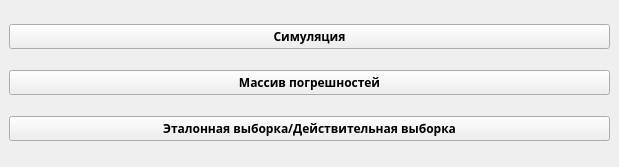
<?xml version="1.0" encoding="UTF-8"?>
<ui version="4.0">
 <class>MainWindow</class>
 <widget class="QMainWindow" name="MainWindow">
  <property name="geometry">
   <rect>
    <x>0</x>
    <y>0</y>
    <width>619</width>
    <height>167</height>
   </rect>
  </property>
  <property name="font">
   <font>
    <family>Segoe UI Semibold</family>
    <bold>true</bold>
   </font>
  </property>
  <property name="windowTitle">
   <string>Метрологический анализ</string>
  </property>
  <property name="windowIcon">
   <iconset theme="computer">
    <normaloff>.</normaloff>.</iconset>
  </property>
  <property name="tabShape">
   <enum>QTabWidget::Triangular</enum>
  </property>
  <widget class="QWidget" name="centralwidget">
   <layout class="QVBoxLayout" name="verticalLayout">
    <item>
     <widget class="QPushButton" name="pushButton">
      <property name="text">
       <string>Симуляция</string>
      </property>
     </widget>
    </item>
    <item>
     <widget class="QPushButton" name="pushButton_3">
      <property name="text">
       <string>Массив погрешностей</string>
      </property>
     </widget>
    </item>
    <item>
     <widget class="QPushButton" name="pushButton_2">
      <property name="text">
       <string>Эталонная выборка/Действительная выборка</string>
      </property>
     </widget>
    </item>
   </layout>
  </widget>
 </widget>
 <resources/>
 <connections/>
 <slots>
  <slot>slot1()</slot>
 </slots>
</ui>
